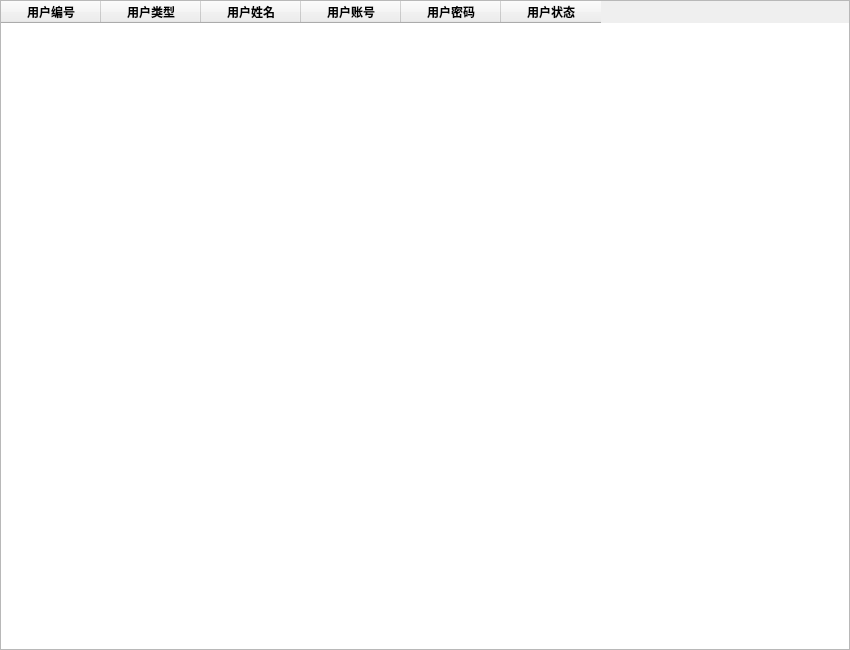
<?xml version="1.0" encoding="UTF-8"?>
<ui version="4.0">
 <class>userinfo_window</class>
 <widget class="QWidget" name="userinfo_window">
  <property name="geometry">
   <rect>
    <x>0</x>
    <y>0</y>
    <width>850</width>
    <height>650</height>
   </rect>
  </property>
  <property name="font">
   <font>
    <family>微软雅黑</family>
   </font>
  </property>
  <property name="windowTitle">
   <string>用户详情</string>
  </property>
  <widget class="QTableWidget" name="tableWidget">
   <property name="geometry">
    <rect>
     <x>0</x>
     <y>0</y>
     <width>850</width>
     <height>650</height>
    </rect>
   </property>
   <column>
    <property name="text">
     <string>用户编号</string>
    </property>
    <property name="font">
     <font>
      <weight>75</weight>
      <bold>true</bold>
     </font>
    </property>
   </column>
   <column>
    <property name="text">
     <string>用户类型</string>
    </property>
    <property name="font">
     <font>
      <weight>75</weight>
      <bold>true</bold>
     </font>
    </property>
   </column>
   <column>
    <property name="text">
     <string>用户姓名</string>
    </property>
    <property name="font">
     <font>
      <weight>75</weight>
      <bold>true</bold>
     </font>
    </property>
   </column>
   <column>
    <property name="text">
     <string>用户账号</string>
    </property>
    <property name="font">
     <font>
      <weight>75</weight>
      <bold>true</bold>
     </font>
    </property>
   </column>
   <column>
    <property name="text">
     <string>用户密码</string>
    </property>
    <property name="font">
     <font>
      <weight>75</weight>
      <bold>true</bold>
     </font>
    </property>
   </column>
   <column>
    <property name="text">
     <string>用户状态</string>
    </property>
    <property name="font">
     <font>
      <weight>75</weight>
      <bold>true</bold>
     </font>
    </property>
   </column>
  </widget>
 </widget>
 <resources/>
 <connections/>
</ui>
